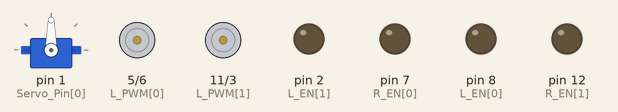
A sketch run on a simulated Arduino Uno, built with avr-gcc and run on an emulated ATmega328P. On the bench: servo, motor-driver pin pairs drawn as motors (green arrow = first pin HIGH = forward, orange = second pin HIGH = backward, longer = more drive), output pins drawn as LEDs (lit = HIGH). At 17.2 s the program stops and its outputs stay as they are.

Above: at 0.1 s.
At 2.1 s:
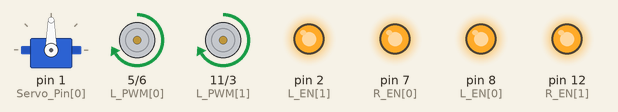
At 12.86 s:
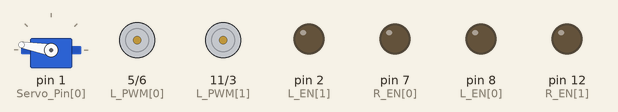
At 17.1 s:
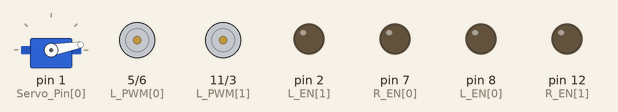
Timing chart, 0 to 18.6 s (numbered marks = the images above):
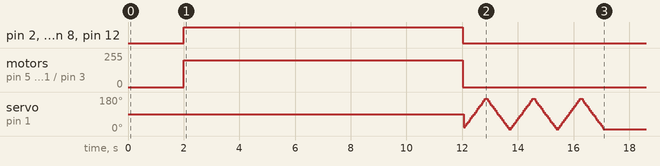

The sketch:

TEST_BED_3_GEAR_SERVO.ino
```cpp
#include <Servo.h>

enum RobotState {
  Start,
  Stop_2s,
  Climbing,
  Harvesting,
  IDLE
};
  RobotState currentState = Start;

void changeState(RobotState newState) {
  currentState = newState;
}

//시작 시간 설정
unsigned long StartTime = 0;
unsigned long Go_Up_Time = 0;

//bool 설정
bool Go_Up_Started = false;

//BTS7960(기어드 모터_수직이동)
const int R_EN[] = {7,12};   //오른쪽 수평 이동 코드와 핀 번호 겹침
const int L_EN[] = {8,2};   //왼쪽
const int R_PWM[] = {6,3};
const int L_PWM[] = {5,11};


const int Motor_Num = 2;
int currentSpeed[Motor_Num] = {0, 0}; //현재 속도 저장 배열

const int Intermediary_Speed = 200;
const int Start_Speed = 70;
const int Speed_Increment = 5;
const int Max_Speed = 255;

//서보모터
Servo servos[1];

const int Servo_Pin[] = {1};
const int Servo_Num = 1;
const int Total_Rotations = 3;
const int Initial_Angle = 10;
const int Max_Angle = 170;
const int Angle_Increment = 10;

int angle = Initial_Angle;
int Rotation = 0;
int Direction = 1;

void setup() {

  //BTS7960(기어드 모터)
  for (int i =0; i<Motor_Num; i++) {
    pinMode(R_EN[i], OUTPUT);
    pinMode(L_EN[i], OUTPUT);
    pinMode(R_PWM[i], OUTPUT);
    pinMode(L_PWM[i], OUTPUT);

    digitalWrite(R_EN[i], LOW);
    digitalWrite(L_EN[i], LOW);
    }
    //Servo
    for (int i = 0; i < Servo_Num; i++) {
        servos[i].attach(Servo_Pin[i]);
    }

}

void loop() {
 switch (currentState) {
  case Start:
    StartTime = millis();
    changeState(Stop_2s);
    break;

  case Stop_2s:
    if(millis() - StartTime >= 2000) {
    changeState(Climbing);
    }
    break;

    case Climbing:
    Go_Up();
    break;

    case Harvesting://<-------------------------------------------------------------------추가 필요
    Harvest();
    break;

    case IDLE:
    Stop_Motors();
    while (1);
    break;
  }
}


void Go_Up() {
  if (!Go_Up_Started) {
    Go_Up_Time = millis();
    Go_Up_Started = true;
  }
  if (millis() - Go_Up_Time <= 10000) {
      Climb_Up();
  } else {
    Stop_Motors();
    Go_Up_Started = false;
    changeState(Harvesting);
  }
  delay(50);
}


void Climb_Up() {
  for (int i=0; i<Motor_Num; i++) {
    Set_Motor (i);
  }
}

void Set_Motor (int motor) {

  digitalWrite(R_EN[motor], HIGH);
  digitalWrite(L_EN[motor], HIGH);

  currentSpeed[motor] = Intermediary_Speed;
  analogWrite(R_PWM[motor], LOW);
  analogWrite(L_PWM[motor], currentSpeed[motor]);
}

void Harvest () {
if (Rotation < Total_Rotations) {
    if (Direction == 1) {
        Rotating_1();
    } else if (Direction == -1) {
        Rotating_2();
    }
 } else {
    for (int i = 0; i < Servo_Num; i++) {
        servos[i].detach();
    }
    Rotation = 0;
    Direction = 1;
    changeState(IDLE);
    }
}

void Write_Servos(int targetAngle) {
  for (int i = 0; i < Servo_Num; i++) {
    servos[i].write(targetAngle);
  }
}
 void Rotating_1() {
    if (angle < Max_Angle) {
      angle += Angle_Increment;
    } else if (angle >= Max_Angle) {
      angle = Max_Angle;
      Direction = -1;
    }
    Write_Servos(angle);
    delay (50);
}
void Rotating_2() {
    if (angle > Initial_Angle) {
      angle -= Angle_Increment;
    } else if (angle <= Initial_Angle) {
      angle = Initial_Angle;
      Direction = 1;
      Rotation++;
    }
    Write_Servos(angle);
        delay (50);

}

void Stop_Motors() {
  for (int i = 0; i <Motor_Num; i++) {
    analogWrite(R_PWM[i], 0);
    analogWrite(L_PWM[i], 0);
    digitalWrite(R_EN[i], LOW);
    digitalWrite(L_EN[i], LOW);
    currentSpeed[i] = 0;
  }
}
```

Measured:
- by itself, pin 2 (L_EN[1]), pin 7 (R_EN[0]), pin 8 (L_EN[0]), pin 12 (R_EN[1]): LOW → HIGH at 2.0 s, → LOW 10.0 s later
- by itself, motor on pin 5 (L_PWM[0]) / pin 6 (R_PWM[0]), motor on pin 11 (L_PWM[1]) / pin 3 (R_PWM[1]): stopped → forward 200/255 at 2.0 s, → stopped 10.0 s later
